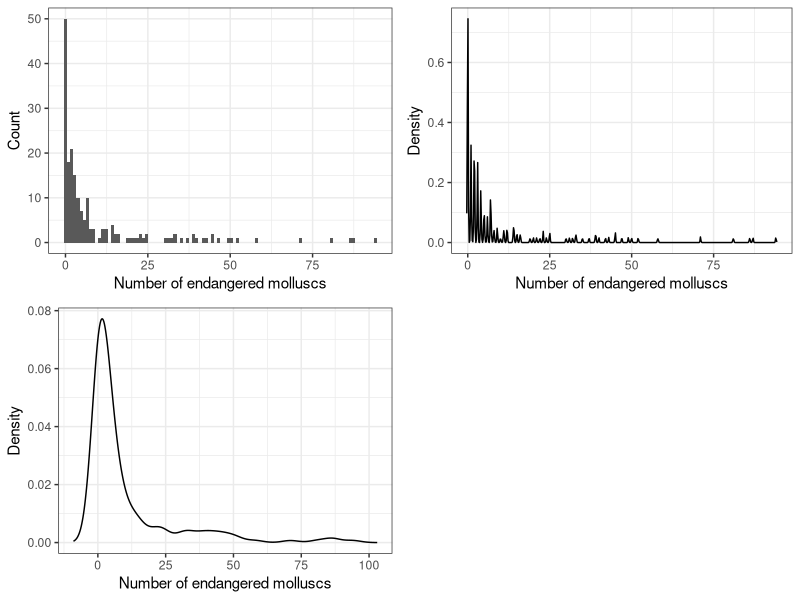
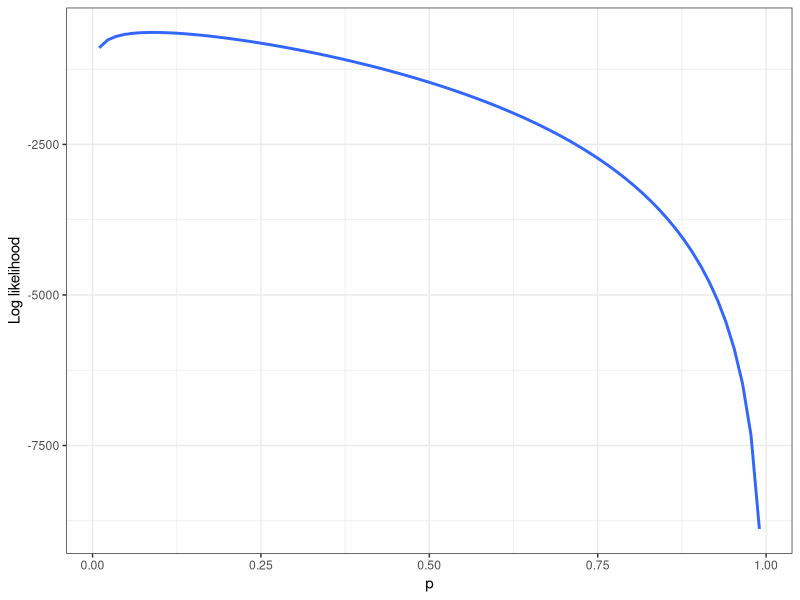
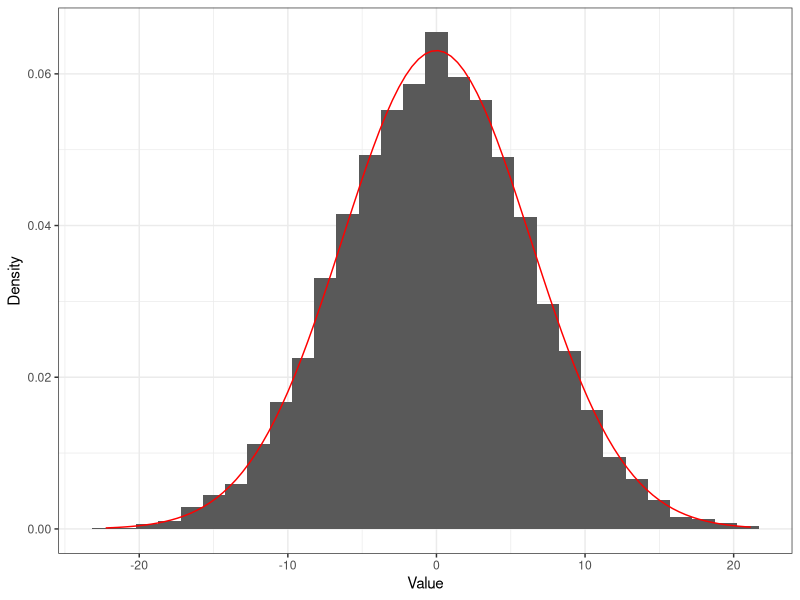

The R source for these figures, in order:
## ---- chunk 1
list.of.packages <- c("ggplot2", "gridExtra")
new.packages <- list.of.packages[!(list.of.packages %in% installed.packages()[,"Package"])]
if(length(new.packages)) install.packages(new.packages)

library(ggplot2)
library(gridExtra)
## ---- chunk 2
countries <- read.csv("data/countries.csv")

# Subset only countries with less than 100 molluscs
countries <- countries[countries$bi_molluscs < 100,]
## ---- chunk 3
p1 <- ggplot(countries, aes(x = bi_molluscs)) + 
  geom_histogram(bins = 100) + 
  theme_bw() + 
  xlab("Number of endangered molluscs") + 
  ylab("Count")

# Narrow bandwidth
dens <- density(countries$bi_molluscs, bw = 0.1)
p2 <- ggplot(data.frame(x = dens$x, y = dens$y), aes(x = x, y = y)) + 
  geom_line() + 
  theme_bw() + 
  xlab("Number of endangered molluscs") + 
  ylab("Density")

# Wide bandwidth
dens <- density(countries$bi_molluscs, bw = 3)
p3 <- ggplot(data.frame(x = dens$x, y = dens$y), aes(x = x, y = y)) + 
  geom_line() + 
  theme_bw() + 
  xlab("Number of endangered molluscs") + 
  ylab("Density")

grid.arrange(p1, p2, p3, ncol = 2, nrow=2)
## ---- chunk 4
p <- seq(0.01, 1-0.01, 0.00005)

logliks <- 190 * log(p) + sum(countries$bi_molluscs) * log(1-p)

ggplot(data.frame(p=p, logliks = logliks), aes(x=p, y=logliks)) + 
  geom_smooth(method='loess', span=0.001, formula = y~x) + 
  ylab("Log likelihood") + 
  xlab("p") + 
  theme_bw()
## ---- chunk 5
print(190/(sum(countries$bi_molluscs) + 190))
## ---- chunk 6
n <- 10
sigma <- 2
nsims <- 10^4

run_simulation <- function() {
  y <- 0
  for (i in 1:n) {
    y <- rnorm(1, y, sigma)
  }
  return (y)
}

sim_out <- replicate(nsims, run_simulation(), simplify = T)

ggplot(data.frame(sim_out), aes(x = sim_out)) +
  geom_histogram(bins = 30, aes(y = after_stat(density))) +
  stat_function(fun = dnorm, args = c(0, sqrt(n) * sigma), n = 100, col = "red") + 
  theme_bw() + 
  ylab("Density") + 
  xlab("Value")

